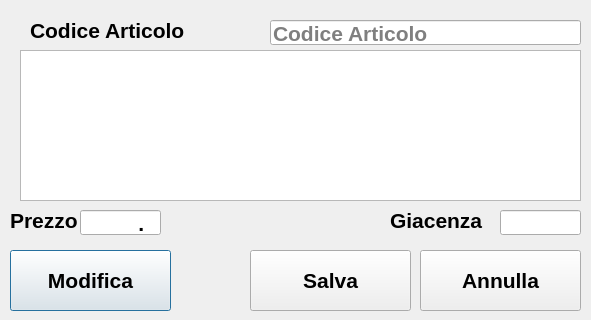
<?xml version="1.0" encoding="UTF-8"?>
<ui version="4.0">
 <class>formArticoli</class>
 <widget class="QDialog" name="formArticoli">
  <property name="geometry">
   <rect>
    <x>0</x>
    <y>0</y>
    <width>591</width>
    <height>320</height>
   </rect>
  </property>
  <property name="minimumSize">
   <size>
    <width>590</width>
    <height>320</height>
   </size>
  </property>
  <property name="maximumSize">
   <size>
    <width>591</width>
    <height>320</height>
   </size>
  </property>
  <property name="font">
   <font>
    <pointsize>16</pointsize>
    <weight>75</weight>
    <bold>true</bold>
   </font>
  </property>
  <property name="windowTitle">
   <string>Dialog</string>
  </property>
  <widget class="QLabel" name="label">
   <property name="geometry">
    <rect>
     <x>30</x>
     <y>20</y>
     <width>161</width>
     <height>21</height>
    </rect>
   </property>
   <property name="text">
    <string>Codice Articolo</string>
   </property>
  </widget>
  <widget class="QLineEdit" name="txtArticolo">
   <property name="geometry">
    <rect>
     <x>270</x>
     <y>20</y>
     <width>311</width>
     <height>25</height>
    </rect>
   </property>
   <property name="maxLength">
    <number>9</number>
   </property>
   <property name="placeholderText">
    <string>Codice Articolo</string>
   </property>
  </widget>
  <widget class="QLabel" name="label_2">
   <property name="geometry">
    <rect>
     <x>10</x>
     <y>210</y>
     <width>71</width>
     <height>21</height>
    </rect>
   </property>
   <property name="text">
    <string>Prezzo</string>
   </property>
  </widget>
  <widget class="QLabel" name="label_3">
   <property name="geometry">
    <rect>
     <x>390</x>
     <y>210</y>
     <width>101</width>
     <height>21</height>
    </rect>
   </property>
   <property name="text">
    <string>Giacenza</string>
   </property>
  </widget>
  <widget class="QPushButton" name="btnModifica">
   <property name="geometry">
    <rect>
     <x>10</x>
     <y>250</y>
     <width>161</width>
     <height>61</height>
    </rect>
   </property>
   <property name="sizePolicy">
    <sizepolicy hsizetype="Maximum" vsizetype="Fixed">
     <horstretch>0</horstretch>
     <verstretch>0</verstretch>
    </sizepolicy>
   </property>
   <property name="layoutDirection">
    <enum>Qt::LeftToRight</enum>
   </property>
   <property name="autoFillBackground">
    <bool>false</bool>
   </property>
   <property name="text">
    <string>Modifica</string>
   </property>
   <property name="icon">
    <iconset resource="regcashresource.qrc">
     <normaloff>:/immagini/giacenza.png</normaloff>:/immagini/giacenza.png</iconset>
   </property>
   <property name="iconSize">
    <size>
     <width>48</width>
     <height>48</height>
    </size>
   </property>
  </widget>
  <widget class="QPushButton" name="btnSalva">
   <property name="geometry">
    <rect>
     <x>250</x>
     <y>250</y>
     <width>161</width>
     <height>61</height>
    </rect>
   </property>
   <property name="text">
    <string>Salva</string>
   </property>
   <property name="icon">
    <iconset resource="regcashresource.qrc">
     <normaloff>:/immagini/check.png</normaloff>:/immagini/check.png</iconset>
   </property>
   <property name="iconSize">
    <size>
     <width>48</width>
     <height>48</height>
    </size>
   </property>
  </widget>
  <widget class="QPushButton" name="btnAnnulla">
   <property name="geometry">
    <rect>
     <x>420</x>
     <y>250</y>
     <width>161</width>
     <height>61</height>
    </rect>
   </property>
   <property name="text">
    <string>Annulla</string>
   </property>
   <property name="icon">
    <iconset resource="regcashresource.qrc">
     <normaloff>:/immagini/close.png</normaloff>:/immagini/close.png</iconset>
   </property>
   <property name="iconSize">
    <size>
     <width>48</width>
     <height>48</height>
    </size>
   </property>
  </widget>
  <widget class="QLineEdit" name="lineEdit">
   <property name="geometry">
    <rect>
     <x>80</x>
     <y>210</y>
     <width>81</width>
     <height>25</height>
    </rect>
   </property>
   <property name="inputMask">
    <string>000.00</string>
   </property>
   <property name="text">
    <string>.</string>
   </property>
   <property name="alignment">
    <set>Qt::AlignRight|Qt::AlignTrailing|Qt::AlignVCenter</set>
   </property>
  </widget>
  <widget class="QLineEdit" name="lineEdit_3">
   <property name="geometry">
    <rect>
     <x>500</x>
     <y>210</y>
     <width>81</width>
     <height>25</height>
    </rect>
   </property>
  </widget>
  <widget class="QPlainTextEdit" name="txtDescrizione">
   <property name="geometry">
    <rect>
     <x>20</x>
     <y>50</y>
     <width>561</width>
     <height>151</height>
    </rect>
   </property>
   <property name="plainText">
    <string/>
   </property>
   <property name="placeholderText">
    <string>Descrizione</string>
   </property>
  </widget>
 </widget>
 <resources>
  <include location="regcashresource.qrc"/>
 </resources>
 <connections/>
</ui>
